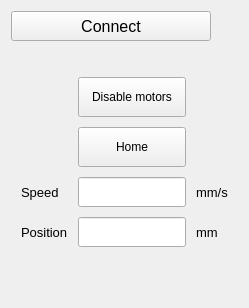
             <widget class="QWidget" name="sSlidingRail">
              <attribute name="title">
               <string>Sliding Rail X</string>
              </attribute>
              <layout class="QVBoxLayout" name="verticalLayout_20">
               <item>
                <widget class="QPushButton" name="pbSlidingConnect">
                 <property name="minimumSize">
                  <size>
                   <width>0</width>
                   <height>30</height>
                  </size>
                 </property>
                 <property name="maximumSize">
                  <size>
                   <width>200</width>
                   <height>50</height>
                  </size>
                 </property>
                 <property name="font">
                  <font>
                   <pointsize>12</pointsize>
                  </font>
                 </property>
                 <property name="text">
                  <string>Connect</string>
                 </property>
                 <property name="icon">
                  <iconset>
                   <normaloff>icon/connected.png</normaloff>icon/connected.png</iconset>
                 </property>
                </widget>
               </item>
               <item>
                <widget class="QLabel" name="lbSliderCOMName">
                 <property name="styleSheet">
                  <string notr="true">color: rgb(255, 0, 0);</string>
                 </property>
                 <property name="text">
                  <string/>
                 </property>
                </widget>
               </item>
               <item>
                <layout class="QGridLayout" name="gridLayout_8">
                 <property name="leftMargin">
                  <number>10</number>
                 </property>
                 <property name="topMargin">
                  <number>10</number>
                 </property>
                 <property name="rightMargin">
                  <number>10</number>
                 </property>
                 <property name="bottomMargin">
                  <number>10</number>
                 </property>
                 <property name="spacing">
                  <number>10</number>
                 </property>
                 <item row="3" column="1">
                  <widget class="QLineEdit" name="leSlidingPosition">
                   <property name="minimumSize">
                    <size>
                     <width>0</width>
                     <height>30</height>
                    </size>
                   </property>
                  </widget>
                 </item>
                 <item row="0" column="1">
                  <widget class="QPushButton" name="pbSlidingDisable">
                   <property name="minimumSize">
                    <size>
                     <width>0</width>
                     <height>40</height>
                    </size>
                   </property>
                   <property name="maximumSize">
                    <size>
                     <width>16777215</width>
                     <height>16777215</height>
                    </size>
                   </property>
                   <property name="toolTip">
                    <string extracomment="Disable Stepper Motor"/>
                   </property>
                   <property name="text">
                    <string>Disable motors</string>
                   </property>
                   <property name="icon">
                    <iconset>
                     <normaloff>icon/icons8-sleeping-in-bed-32.png</normaloff>icon/icons8-sleeping-in-bed-32.png</iconset>
                   </property>
                  </widget>
                 </item>
                 <item row="2" column="2">
                  <widget class="QLabel" name="label_58">
                   <property name="font">
                    <font>
                     <pointsize>10</pointsize>
                     <weight>50</weight>
                     <bold>false</bold>
                     <kerning>true</kerning>
                    </font>
                   </property>
                   <property name="text">
                    <string>mm/s</string>
                   </property>
                  </widget>
                 </item>
                 <item row="3" column="0">
                  <widget class="QLabel" name="label_37">
                   <property name="font">
                    <font>
                     <pointsize>10</pointsize>
                     <weight>50</weight>
                     <bold>false</bold>
                     <kerning>true</kerning>
                    </font>
                   </property>
                   <property name="text">
                    <string>Position</string>
                   </property>
                  </widget>
                 </item>
                 <item row="1" column="1">
                  <widget class="QPushButton" name="pbSlidingHome">
                   <property name="minimumSize">
                    <size>
                     <width>0</width>
                     <height>40</height>
                    </size>
                   </property>
                   <property name="maximumSize">
                    <size>
                     <width>16777215</width>
                     <height>16777215</height>
                    </size>
                   </property>
                   <property name="toolTip">
                    <string extracomment="Go home"/>
                   </property>
                   <property name="text">
                    <string>Home</string>
                   </property>
                   <property name="icon">
                    <iconset>
                     <normaloff>icon/icons8-home-32.png</normaloff>icon/icons8-home-32.png</iconset>
                   </property>
                  </widget>
                 </item>
                 <item row="2" column="1">
                  <widget class="QLineEdit" name="leSlidingSpeed">
                   <property name="minimumSize">
                    <size>
                     <width>0</width>
                     <height>30</height>
                    </size>
                   </property>
                  </widget>
                 </item>
                 <item row="2" column="0">
                  <widget class="QLabel" name="label_36">
                   <property name="font">
                    <font>
                     <pointsize>10</pointsize>
                     <weight>50</weight>
                     <bold>false</bold>
                     <kerning>true</kerning>
                    </font>
                   </property>
                   <property name="text">
                    <string>Speed</string>
                   </property>
                  </widget>
                 </item>
                 <item row="3" column="2">
                  <widget class="QLabel" name="label_59">
                   <property name="font">
                    <font>
                     <pointsize>10</pointsize>
                     <weight>50</weight>
                     <bold>false</bold>
                     <kerning>true</kerning>
                    </font>
                   </property>
                   <property name="text">
                    <string>mm</string>
                   </property>
                  </widget>
                 </item>
                </layout>
               </item>
               <item>
                <spacer name="verticalSpacer_3">
                 <property name="orientation">
                  <enum>Qt::Vertical</enum>
                 </property>
                 <property name="sizeHint" stdset="0">
                  <size>
                   <width>20</width>
                   <height>40</height>
                  </size>
                 </property>
                </spacer>
               </item>
              </layout>
             </widget>
